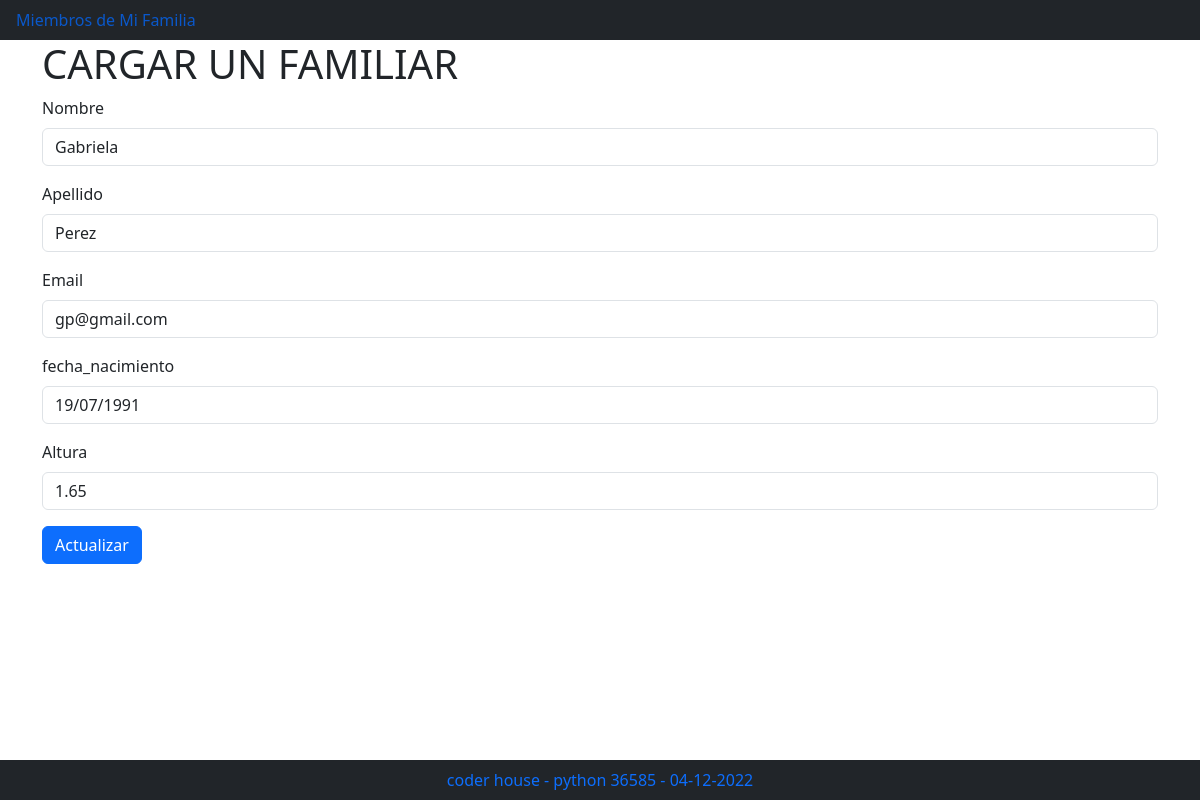
The app's page /actualizar/1 with its own data.
### familia/models.py (models this page shows)
class Persona(models.Model):
    nombre = models.CharField(max_length=100)
    apellido = models.CharField(max_length=100)
    email = models.CharField(max_length=100)
    fecha_nacimiento = models.DateField()
    altura = models.FloatField(default=0.0)

### familia/views.py (the view, shortened to what this page needs)
# urls.py: path('actualizar/', views.actualizar, name="actualizar_action"),
def actualizar(request, identificador=''):
    if request.method == "GET":
        persona = get_object_or_404(Persona, pk=int(identificador))
        initial = {
            "id": persona.id,
            "nombre": persona.nombre,
            "apellido": persona.apellido,
            "email": persona.email,
            "fecha_nacimiento": persona.fecha_nacimiento.strftime("%d/%m/%Y"),
            "altura": persona.altura,
        }
        form_actualizar = ActualizarPersonaForm(initial=initial)
        return render(request, 'familia/form_carga.html', {'form': form_actualizar, 'actualizar': True})

### familia/forms.py
class ActualizarPersonaForm(PersonaForm):
    id = forms.IntegerField(widget = forms.HiddenInput())

### familia/templates/familia/form_carga.html (shortened to what this page needs)
{% extends "familia/index.html" %}
{% load bootstrap5 %}
{% block cuerpo %}
<div class="container">
   <div class="row">
     <div class="col">
      <h1>CARGAR UN FAMILIAR</h1>
     </div>
     </div>
     <div class="row">
     <div class="col">
      {% if actualizar %}
          <form action="{% url  'actualizar_action' %}" method="post">
      {% else %}
          <form action="{% url  'agregar'%}" method="post">
      {% endif %}
      {% bootstrap_form form %}
      {% if actualizar %}
        {% bootstrap_button "Actualizar" button_type="submit" button_class="btn-primary" %}
      {% else %}
        {% bootstrap_button "Guardar" button_type="submit" button_class="btn-primary" %}
      {% endif %}
      </form>
     </div>
   </div>
 </div>
{% endblock %}

### records on screen
Persona: nombre "Gabriela", apellido "Perez", email "gp@gmail.com", fecha_nacimiento "19/07/1991", altura "1.65"
